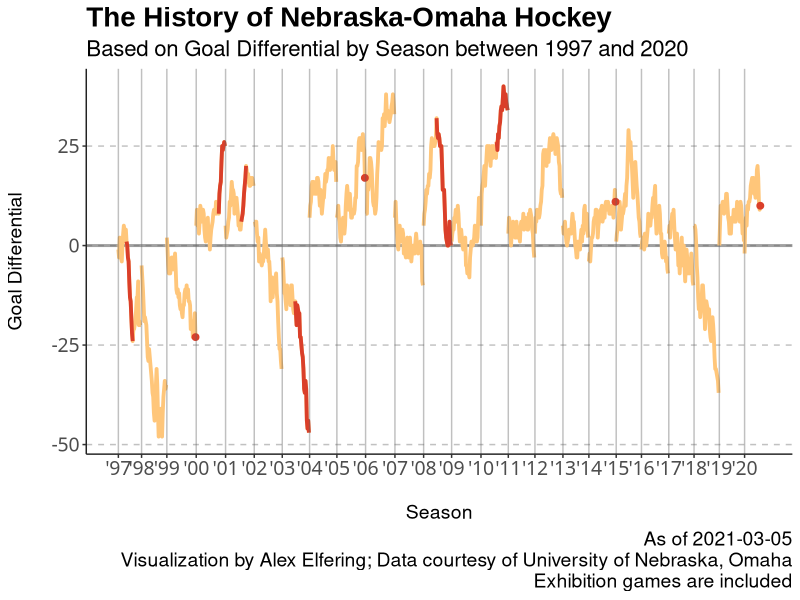

Recreate this plot in R.
library(tidyverse)
library(stringi)
library(zoo)
library(lubridate)

uno_hockey <- read.csv('UNO Hockey.csv',
                       fileEncoding="UTF-8-BOM")

days.of.week <- paste('\\(', weekdays(x=as.Date(seq(7), origin="1950-01-01")), '\\)', sep = '')
ot.games <- c('OT', '1OT', '2OT', '3OT')

# data cleaning
clean_hockey <- uno_hockey %>%
  select(-Time,
         -City,
         -Tournament) %>%
  # removing games that are yet to happen or have been cancelled
  filter(!Result %in% c('', 'Canceled')) %>%
  # remove all non-score elements in the results column
  mutate(Result = gsub("\\s*\\([^\\)]+\\)","",as.character(Result)),
         Result = stri_trim_both(str_remove_all(Result, paste(ot.games, collapse = "|"))) ) %>%
  # split the results column to create a 'Points For' and 'Points Against' column, respectively
  separate(sep = ', ',
           col = 'Result',
           into = c('Result', 'Score')) %>%
  mutate(Score = str_replace_all(Score, pattern=" ", repl=""),
         Score = gsub('-', ' ', Score)) %>%
  separate(sep = ' ',
           col = 'Score',
           into = c('Team.Points', 'Opp.Points')) %>%
  group_by(Season) %>%
  # identify games won, lost, and tied and WLT records
  # also calculating margin and total goals scored and allowed
  mutate(Team.Points = as.numeric(Team.Points),
         Opp.Points = as.numeric(Opp.Points),
         Wins = ifelse(Team.Points > Opp.Points, 1, 0),
         Loses = ifelse(Team.Points < Opp.Points, 1, 0),
         Ties = ifelse(Team.Points == Opp.Points, 1, 0),
         Margin = Team.Points-Opp.Points,
         Rolling.Wins = cumsum(Wins),
         Rolling.Losses = cumsum(Loses),
         Rolling.Ties = cumsum(Ties),
         Points.Scored = cumsum(Team.Points),
         Points.Allowed = cumsum(Opp.Points),
         Rolling.Margin = cumsum(Margin)) %>%
  ungroup() %>%
  # counting win, lose, and tie streaks
  mutate(Win.Streak = ave(Wins, cumsum(Wins==0), FUN = seq_along) - 1,
         Lose.Streak = ave(Loses, cumsum(Loses==0), FUN = seq_along) - 1,
         Tie.Streak = ave(Ties, cumsum(Ties==0), FUN = seq_along) - 1,
         Streak.Status = case_when(Win.Streak > 0 ~ 'W',
                                   Lose.Streak > 0 ~ 'L',
                                   Tie.Streak > 0 ~ 'T')) %>%
  mutate(Games = row_number()) %>%
  mutate(Date = stri_trim_both(str_remove_all(Date, paste(days.of.week, collapse = "|"))),
         Date = mdy(format(mdy(Date), "%m/%d/%Y")) )

# exploratory analysis
# how did UNO perform at the end of every season?
clean_hockey %>%
  group_by(Season) %>%
  slice(which.max(Date)) %>%
  unite(Final.Record, 
        c('Rolling.Wins',
          'Rolling.Losses',
          'Rolling.Ties'),
        sep = '-') %>%
  select(Season,
         Final.Record,
         Rolling.Margin,
         Points.Scored,
         Points.Allowed) %>%
  arrange(desc(Rolling.Margin))

# create a data frame to label the x-axis correctly
season_lines <- clean_hockey %>%
  group_by(Season) %>%
  summarise(FirstGame = min(Games),
            LastGame = max(Games)) %>%
  ungroup() %>%
  mutate(Season.Label = paste("'", substr(Season, 3, 4), sep = ''))

# identify games to annotate in the final visualization
lines_for_annotation <- clean_hockey %>%
  filter((Season == 2003 & Games >= 260 & Games <= 280) | 
           (Season == 2000 & Games >= 148 & Games <= 157) |
           (Season == 1997 & Games >= 13 & Games <= 22) |
           (Season == 2001 & Games >= 181 & Games <= 188) |
           (Season == 2008 & Games >= 467 & Games <= 488) |
           (Season == 2010 & Games >= 555 & Games <= 571))

# and how did UNO perform in these annotated sections?
lines_for_annotation %>%
  group_by(Season) %>%
  summarise(Wins = sum(Wins),
            Losses = sum(Loses),
            Ties = sum(Ties),
            Points.For = sum(Team.Points),
            Points.Against = sum(Opp.Points)) %>%
  ungroup()

# identify single games where UNO performed well
annotation_geom_point <- clean_hockey %>%
  filter((Season == 2014 & Games == 729) |
           (Season == 1999 & Games == 114) |
           (Season == 2005 & Games == 362) |
           (Season == 2020 & Games == max(Games)))


# the final visualization
ggplot(clean_hockey,
       aes(x = Games,
           y = Rolling.Margin,
           group = Season)) +
  scale_x_continuous(limits=c(min(season_lines$FirstGame),
                              max(season_lines$LastGame)),
                     breaks = season_lines$FirstGame,
                     labels = season_lines$Season.Label) +
  geom_hline(yintercept = 0,
             color = '#636363',
             size = 1,
             alpha = 0.6) +
  geom_line(color = '#ffc67a',
            size = 1.3) +
  geom_line(data = lines_for_annotation,
            mapping = aes(x = Games,
                          y = Rolling.Margin,
                          group = Season),
            size = 1.3,
            color = '#da3f2a') +
  geom_point(data = annotation_geom_point,
             mapping = aes(x = Games,
                           y = Rolling.Margin,
                           group = Season),
             color = '#da3f2a',
             size = 2) +
  geom_vline(data = season_lines,
             aes(xintercept = FirstGame),
             #linetype = 'dashed',
             color = '#636363',
             alpha = 0.4) +
  labs(title = 'The History of Nebraska-Omaha Hockey',
       subtitle = paste('Based on Goal Differential by Season between ' , min(clean_hockey$Season), ' and ', max(clean_hockey$Season), sep = ''),
       caption = paste('As of ', max(clean_hockey$Date), '\nVisualization by Alex Elfering; Data courtesy of University of Nebraska, Omaha\nExhibition games are included', sep = ''),
       x = '\nSeason',
       y = 'Goal Differential\n') +
  theme(plot.title = element_text(face = 'bold', size = 20, family = 'Arial'),
        legend.position = 'none',
        legend.background=element_blank(),
        legend.key=element_blank(),
        plot.subtitle = element_text(size = 16, family = 'helvetica'),
        plot.caption = element_text(size = 14, family = 'helvetica'),
        axis.title = element_text(size = 14, family = 'helvetica'),
        axis.text = element_text(size = 14, family = 'Lucida Console'),
        strip.text = ggplot2::element_text(size = 14, hjust = 0, face = 'bold', color = 'black', family = 'Lucida Console'),
        strip.background = element_rect(fill = NA),
        panel.background = ggplot2::element_blank(),
        axis.line = element_line(colour = "#222222", linetype = "solid"),
        panel.grid.major.y = element_line(colour = "#c1c1c1", linetype = "dashed"),
        panel.grid.major.x = element_blank()) 










